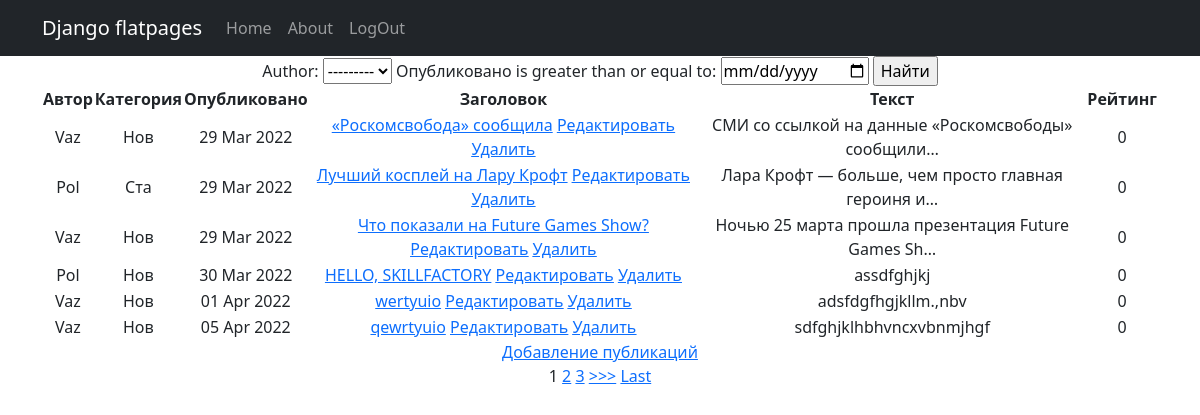
The app's page /news/search/ with its own data.
### new/models.py (models this page shows, shortened)
class Post(models.Model):
    author = models.ForeignKey(Author, on_delete=models.CASCADE)
    category = models.CharField(max_length=3, choices=POSITIONS, default=news)
    time_public = models.DateTimeField(auto_now_add=True, verbose_name='Опубликовано')
    post_category = models.ManyToManyField(Category, through='PostCategory')
    title = models.CharField(max_length=128, verbose_name='Заголовок')
    text = models.TextField(null=True, blank=True, verbose_name='Текст')
    rating = models.IntegerField(default=0, verbose_name='Рейтинг')

class Author(models.Model):
    author_user = models.OneToOneField(User, on_delete=models.CASCADE)
    author_rating = models.SmallIntegerField(default=0)
    def __str__(self):
        return f'{self.author_user}'
    class Meta:
        verbose_name = 'Автор'
        verbose_name_plural = 'Авторы'

### new/views.py (the view)
# urls.py: path('search/', PostSearch.as_view(), name='_search'),
class PostSearch(ListView):
    model = Post
    template_name = '_search.html'
    context_object_name = 'news'
    queryset = Post.objects.order_by('time_public')
    paginate_by = 1
    def get_context_data(self, **kwargs):
        context = super().get_context_data(**kwargs)
        context['filter'] = PostFilter(self.request.GET, queryset=self.get_queryset())
        context['form'] = PostForm
        return context

### templates/_search.html (shortened to what this page needs)
{% extends 'flatpages/default.html' %}
{% block content %}
<form method="GET">
    {{ filter.form }}
    <input type="submit" value="Найти"></form>
<table>
    <thead>
    <th>
        Автор
    </th>
    <th>
        Категория
    </th>
    <th>
        Опубликовано
    </th>
    <th>
        Заголовок
    </th>
    <th>
        Текст
    </th>
    <th>
        Рейтинг
    </th>
    </thead>
    {% for new in filter.qs %}
    <tr>
        <td>
            {{ new.author.author_user|title }}
        </td>
        <td>
            {{ new.category|title }}
        </td>
        <td>
            {{ new.time_public|date:'d M Y' }}
        </td>
        <td>
            <a href="{% url 'post_detail' new.id %}">{{ new.title }}</a>
            <a href="{% url '_edit' new.id %}"><u>Редактировать</u></a>
            <a href="{% url 'post_delete' new.id %}"><u> Удалить </u></a>
       </td>
        <td>
            {{ new.text|truncatechars:50 }}
        </td>
        <td>
            {{ new.rating }}
        </td>
    </tr>
    {% endfor %}
</table>
<a href="{% url '_add' %}">Добавление публикаций</a> <br>
{% if is_paginated %}
    {% for num in page_obj.paginator.page_range %}
        {% if page_obj.number == num %}
            <a>{{ num }}</a>
        {% elif num > page_obj.number|add:'-3' and num < page_obj.number|add:'3' %}
            <a href="?page={{ num }}">{{ num }}</a>
        {% endif %}
    {% endfor %}
    {% if page_obj.has_next %}
        <a href="?page={{ page_obj.next_page_number }}">>>></a>
        <a href="?page={{ page_obj.paginator.num_pages }}">Last</a>
    {% endif %}
{% endif %}
<br>
{% endblock content %}

### records on screen
Post: author.author_user "Vaz", category "Нов", time_public "29 Mar 2022", title "«Роскомсвобода» сообщила", text "СМИ со ссылкой на данные «Роскомсвободы» сообщили…", rating "0"
Post: author.author_user "Pol", category "Ста", time_public "29 Mar 2022", title "Лучший косплей на Лару Крофт", text "Лара Крофт — больше, чем просто главная героиня и…", rating "0"
Post: author.author_user "Vaz", category "Нов", time_public "29 Mar 2022", title "Что показали на Future Games Show?", text "Ночью 25 марта прошла презентация Future Games Sh…", rating "0"
Post: author.author_user "Pol", category "Нов", time_public "30 Mar 2022", title "HELLO, SKILLFACTORY", text "assdfghjkj", rating "0"
Post: author.author_user "Vaz", category "Нов", time_public "01 Apr 2022", title "wertyuio", text "adsfdgfhgjkllm.,nbv", rating "0"
Post: author.author_user "Vaz", category "Нов", time_public "05 Apr 2022", title "qewrtyuio", text "sdfghjklhbhvncxvbnmjhgf", rating "0"

### other values on screen
{{ num }} "1"
{{ num }} "2" "3"
